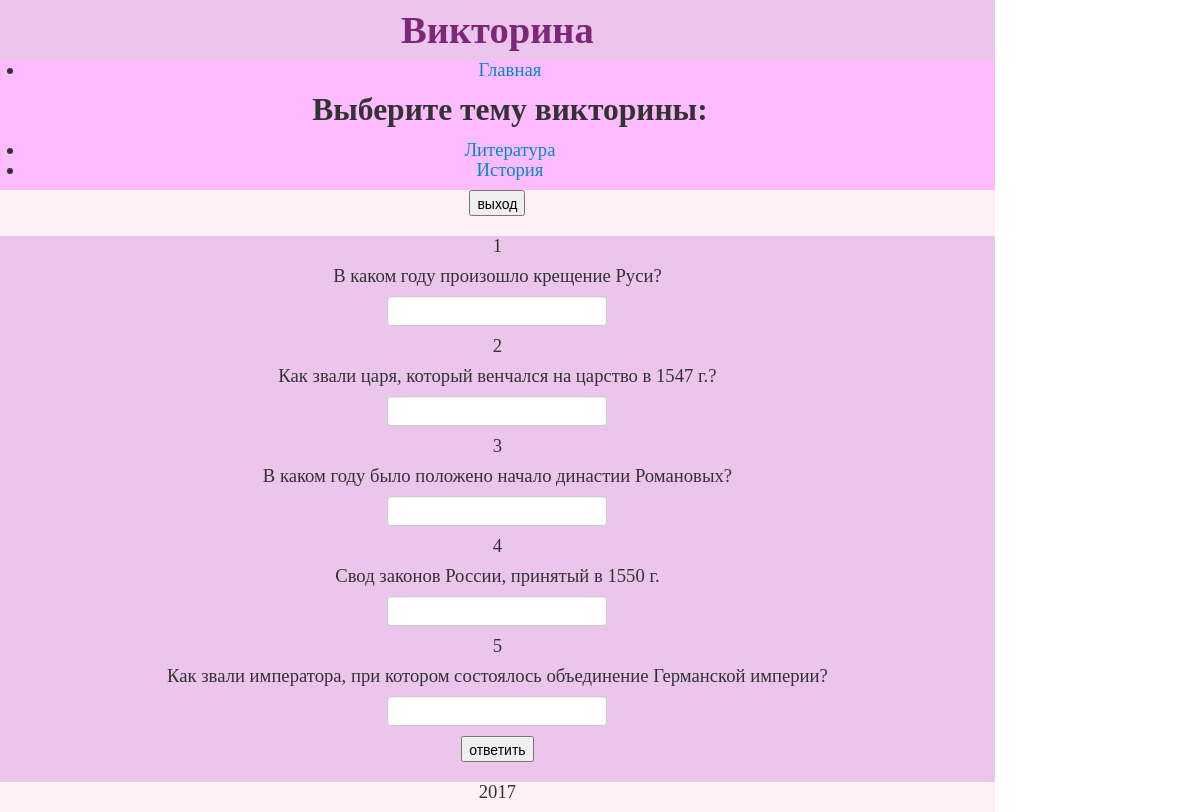
Screenshot of /myproject/index.php?subject_go=история (signed in) with the database file from the repository.
### tables this page shows
CREATE TABLE IF NOT EXISTS `questions` (
  `question_number_id` int(20) DEFAULT NULL,
  `theme` varchar(25) DEFAULT NULL,
  `question` varchar(150) DEFAULT NULL,
  `answer` varchar(20) DEFAULT NULL,
  `points` int(3) DEFAULT NULL,
  `id` int(10) unsigned NOT NULL AUTO_INCREMENT,
  PRIMARY KEY (`id`),
  KEY `question_number_id` (`question_number_id`)
);

### src/views/main/template.php (called while the page is built)
<?php
require_once __DIR__ .'/header.php';
require_once   __DIR__ . $path . $page_name.'.php';
require_once  __DIR__ . '/footer.php';

### myproject/index.php (called while the page is built, shortened)
<?php
$user = 'creator';
$password = 'password';
$dsn = 'mysql:host=localhost; dbname=quiz';
function getDbConnection($dsn, $user, $password) {
	return new PDO($dsn, $user, $password);
}
$connect  = getDbConnection($dsn, $user, $password);
$connect->exec("set names utf8");
if (isset($_GET['page_name'])) {
	$page_name = $_GET['page_name'];
	switch ($_GET['page_name']) {
		case 'content':
		$path = "/";
		break;
		case 'entrance_page':
		$path = "/../user_views/";
		break;
		case 'authorization_page':
		$path = "/../user_views/";
		break;
		case 'registration_page':
		$path = "/../user_views/";
		break;
	}
}
else {
	$page_name = "content";
	$path = "/";
}
require_once __DIR__ .'/../src/views/user_views/view_of_exit.php';
require_once __DIR__ .'/../src/views/user_views/view_of_exit.php';
class QuizModel {
	public $connect;
	public function __construct($connect) {
		$this->connect = $connect;
	}
	public function showQuestions() {
		if (isset($_GET['subject_go'])) {
			$subject = $_GET['subject_go'];
			$sql = 'SELECT * FROM questions WHERE theme="'.$subject.'"';
			$questionList = $this->getList($sql);
			return [$subject, $questionList];
		}
	}
	public function getList($sql) {
		return $this->connect->query($sql);
	}
}
$quizModel = new QuizModel($connect);
$questionList = $quizModel->showQuestions()[1];
class QuizView {
	public function showQ($path, $page_name, $connect, $questionList) {
		require_once __DIR__ . "/../src/views/main/template.php";
	}
}
$quizView = new QuizView();
$quizView->showQ($path, $page_name, $connect, $questionList);

### src/controllers/ExitController.php (called while the page is built, shortened)
<?php
class ExitController {
	public $exitView;
	public function __construct() {
		$this->exitView = new ExitView();
	}
	public function actionExit() {
		$this->exitView->show_button_exit();
	}
}

### src/views/main/content.php (the view, shortened to what this page needs)
    	<ul>
			<li><a href="/index.php">Главная</a></li>
			<?php if (isset($_SESSION['login']) && isset($_SESSION['password'])): ?>
				<h2>Выберите тему викторины: </h2>
				<li><a href="/index.php?subject_go=литература">Литература</a></li>
				<li><a href="/index.php?subject_go=история">История</a></li>
			<?php endif; ?>
		</ul>
	</div>
</div>
<?php if (isset($_SESSION['login']) && isset($_SESSION['password'])): ?>
	<div class="row-fluid">
	    <div class="span10" id="box3">
			<?php $exitController = new ExitController(); ?>
			<?php $exitController->actionExit(); ?>
		</div>
	</div>
<?php endif; ?>
<div class="row-fluid">
	<div class="span10" id="box4">
		<?php if (isset($_SESSION['login']) && isset($_SESSION['password'])): ?>
			<?php $z = 1; ?>
			<?php if (isset($_GET['subject_go'])): ?>
				<form method="post">
					<?php foreach ($questionList as $row): ?>
							<p><?php echo $row['question_number_id']; ?></p>
							<p><?php echo $row['question']; ?></p>
							<input type='text' name="<?php echo "answer_from_form".$z; ?>" >
							<?php $z = $z + 1; ?>
					<?php endforeach; ?>
					<br><input type="submit" name="button" value="ответить"><br>
				</form>
			<?php endif; ?>
		<?php endif; ?>

### src/views/main/header.php (shortened to what this page needs)
<!DOCTYPE html>
<html lang="ru">
<head>
	<link href="/style/bootstrap.min.css" rel="stylesheet" type="text/css"/>
	<link href="/style/style.css" rel="stylesheet" type="text/css"/>
	<link type="text/css" rel="stylesheet" href="/style/bootstrap-responsive.css">
</head>
<body>
	<div class="row-fluid">
	    <div class="span10" id="box1">
	    	<h1>Викторина</h1></div>
		</div>
		<div class="row-fluid">
	    	<div class="span10" id="box2">

### src/views/user_views/view_of_exit.php
<?php
class ExitView {
	public function show_button_exit() {
		if (isset($_SESSION['login'])) {
			require_once __DIR__ . '/../forms/exit_button.php';
		}
	}
}

### src/views/forms/exit_button.php
<form  method="post">
	<input type="submit" name="exit" value="выход">
</form>

### src/views/main/footer.php
			</div>
	</div>
	<div class="row-fluid">
		<div class="span10" id="box3"> 2017</div>
	</div>
</body>
</html>

### myproject/style/style.css (style rules this page uses)
body { font-size: 14pt; font-family: times new roman; }
h1 { color: #7d2779; }
#box1 { background-color: #ebc5eb; text-align: center; }
#box2 { background-color: #FFBBFF; text-align: center; }
#box3 { background-color: #FFF0F5; text-align: center; }
#box4 { background-color: #ebc5eb; text-align: center; }

### rows the page displays
questions: question_number "1", question "В каком году произошло крещение Руси?"
questions: question_number "2", question "Как звали царя, который венчался на царство в 1547 г.?"
questions: question_number "3", question "В каком году было положено начало династии Романовых?"
questions: question_number "4", question "Свод законов России, принятый в 1550 г."
questions: question_number "5", question "Как звали императора, при котором состоялось объединение Германской империи?"
